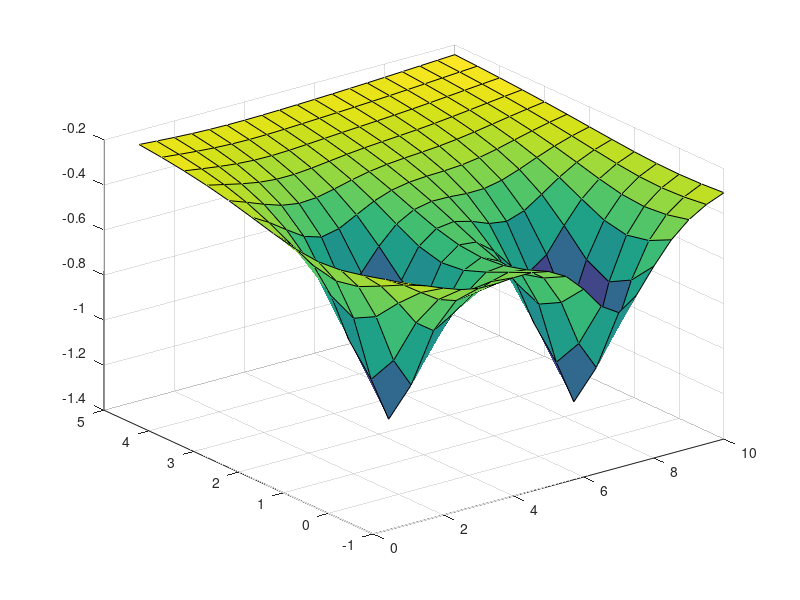

MATLAB code to generate this figure:
[x_m,y_m] = meshgrid(1:0.5:10,-1:0.5:5);
X=1:0.5:10;
Y=-1:0.5:5;
Z = zeros(size(x_m,1),size(x_m,2));
for i=1:length(X)
    for j=1:length(Y)
        Z(j,i) = 1/(1/norm([X(i);Y(j)]-[7;0])^2 + 1/norm([X(i);Y(j)]-[3;1])^2 + 1);
    end
end
figure(5)
surf(x_m,y_m,Z-1.2)